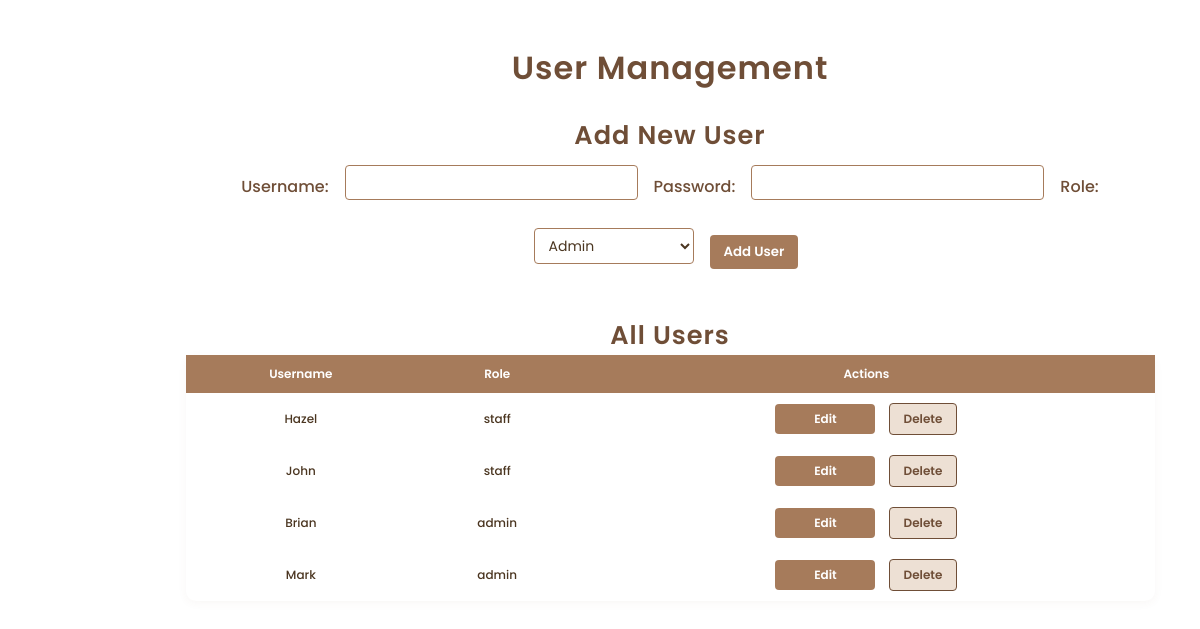
/users (signed in), run on the app's committed database.
### tables this page shows
CREATE TABLE users (
                id INTEGER PRIMARY KEY AUTOINCREMENT,
                username TEXT UNIQUE NOT NULL,
                passkey TEXT NOT NULL,
                role TEXT NOT NULL CHECK(role IN ('admin', 'staff')),
                created_at DATETIME DEFAULT CURRENT_TIMESTAMP,
                is_deleted BOOLEAN DEFAULT 0
            );

### app.py (the view)
@app.route("/users")
@login_required
def users():
    if not is_admin():
        return redirect(url_for("purchase"))
    with sqlite3.connect(DB) as conn:
        cur = conn.cursor()
        cur.execute("SELECT id, username, role FROM users WHERE is_deleted != 1")
        user_list = cur.fetchall()
    return render_template("users.html", users=user_list)

### app.py (called while the page is built)
@app.before_request
def setup():
    init_db(DB)

### auth.py (called while the page is built)
def login_required(f):
    @wraps(f)
    def decorated(*args, **kwargs):
        if "user" not in session:
            return redirect(url_for("login"))
        return f(*args, **kwargs)
    return decorated

def is_admin():
    return session.get("role") == "admin"

### templates/users.html (shortened to what this page needs)
{% extends 'layout.html' %}
{% block content %}
<link rel="stylesheet" href="{{ url_for('static', filename='css/users.css') }}">
<h1>User Management</h1>
<h2>{{ 'Edit' if edit_user else 'Add New' }} User</h2>
<form method="POST" class="user-form" action="{{ url_for('edit_user', user_id=edit_user.id) if edit_user else url_for('add_user') }}">
    <label for="username">Username:</label>
    <input type="text" name="username" id="username" required value="{{ edit_user.username if edit_user else '' }}">
    <label for="passkey">Password:</label>
    <input type="password" name="passkey" id="passkey"
        placeholder="{{ 'Blank = keep password' if edit_user else '' }}"
        {{ 'required' if not edit_user else '' }}>
    <label for="role">Role:</label>
    <select name="role" id="role" required>
        <option value="admin" {% if edit_user and edit_user.role == 'admin' %}selected{% endif %}>Admin</option>
    </select>
    <button type="submit">{{ 'Update' if edit_user else 'Add' }} User</button>
</form>
<h2>All Users</h2>
<table>
    <thead>
        <tr>
            <th>Username</th>
            <th>Role</th>
            <th>Actions</th>
        </tr>
    </thead>
    <tbody>
        {% for u in users %}
        <tr>
            <td>{{ u[1] }}</td>
            <td>{{ u[2] }}</td>
            <td class="actions-cell">
                <a href="{{ url_for('edit_user', user_id=u[0]) }}" class="{% if edit_user and u[0] == edit_user.id %}editing-user{% endif %} action-btn action-btn-edit">
                    {% if edit_user and u[0] == edit_user.id %}
                        Editing
                    {% else %}
                        Edit
                    {% endif %}
                </a>
                <form method="POST" action="{{ url_for('delete_user', user_id=u[0]) }}" style="display:inline;" onsubmit="return confirm('Delete this user?');">
                    <button type="submit" class="action-btn action-btn-delete">Delete</button>
                </form>
            </td>
        </tr>
        {% endfor %}
    </tbody>
</table>
{% endblock %}

### static/css/layout.css (style rules this page uses)
:root { --dark: #28282B; --light: #fff; --brown-light: #a67b5b; --brown-ver1: #4b3621; --brown-ver2: #6f4e37; --brown-ver3: #382206; --gray-light: #f8f9fa; --gray-medium: #e9ecef; --gray-dark: #6c757d; --fs-xxxl: 2.2rem; --fs-xxl: 2rem; --fs-xl: 1.6rem; --fs-l: 1.4rem; --fs-m: 1.2rem; --fs-s: 1.14rem; --fs-xs: .975rem; --fs-xxs: 0.875rem; --fs-xxxs: 0.75rem; --primary-font: 'Poppins', sans-serif; --trans-duration-default: .27s; --shadow-default: rgba(0, 0, 0, 0.068) 0px 2px 3px 0px, rgba(0, 0, 0, 0.408) 0px 0px 0px .06rem; --shadow-hover: 0 10px 20px rgba(0,0,0,0.19), 0 6px 6px rgba(0, 0, 0, 0.312); --shadow-material: 0 1px 3px rgba(0,0,0,0.12), 0 1px 2px rgba(0,0,0,0.24); }
* { box-sizing: border-box; padding: 0; margin: 0; font-family: var(--primary-font); color: var(--brown-ver1); }
h1, h2, h3 { font-weight: 600; color: var(--brown-ver1); }
h1 { font-size: var(--fs-xxl); }
h2 { font-size: var(--fs-xl); }
a { text-decoration: none; }

### static/css/users.css (style rules this page uses)
h1, h2 { color: var(--brown-ver2); text-align: center; margin-top: 24px; letter-spacing: 1px; }
.user-form { display: flex; flex-wrap: wrap; gap: 16px; justify-content: center; align-items: center; max-width: 95%; margin: 0 auto 30px auto; padding: 10px 15px; border-radius: 8px; background: var(--light); flex-direction: row; }
.user-form label { font-weight: 500; color: var(--brown-ver2); margin-bottom: 4px; }
.user-form input[type="text"], .user-form input[type="password"], .user-form select { padding: 6px 10px; border: 1px solid var(--brown-light); border-radius: 4px; background: var(--light); color: var(--brown-ver1); font-size: var(--fs-xxs); margin-bottom: 12px; min-width: 160px; }
.user-form button[type="submit"], .user-form button[type="button"] { padding: 7px 14px; border-radius: 4px; font-weight: 600; cursor: pointer; margin-right: 8px; border: none; }
.user-form button[type="submit"] { background: var(--brown-light); color: var(--light); transition: background 0.2s; }
table { width: 95%; margin: 0 auto 30px auto; border-collapse: collapse; background: var(--light); border-radius: 10px; box-shadow: 0 2px 10px rgba(110, 80, 60, 0.05); font-size: var(--fs-xxxs); font-weight: 500; }
thead { position: sticky; top: 0px; }
th, td { padding: 10px 8px; text-align: center; }
th { font-weight: 600; background-color: var(--brown-light); color: var(--light); }
tr td a { text-decoration: none; font-weight: 600; width: 100%; height: 100%; transition: color .25s; }
.action-btn, .action-btn-edit, .action-btn-delete { display: inline-block; padding: 6px 14px; border-radius: 4px; font-weight: 600; font-size: 1em; cursor: pointer; border: none; text-decoration: none; transition: background 0.2s, color 0.2s; }
.action-btn-edit { background: var(--brown-light); color: var(--light); width: 100px; margin-right: 10px; }
.action-btn-delete { background: #ede0d4; color: var(--brown-ver2); border: 1px solid var(--brown-ver2); }

### data on the page
users: username "Hazel", role "staff"
users: username "John", role "staff"
users: username "Brian", role "admin"
users: username "Mark", role "admin"

### other printed values
{{ 'Edit' if edit_user else 'Add New' }} "Add New"
{{ 'Update' if edit_user else 'Add' }} "Add"
